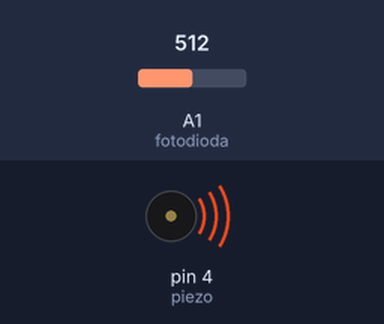
A sketch run on a simulated Arduino Uno, built with avr-gcc and run on an emulated ATmega328P. Parts: buzzer (waves = sounding). The test bench sets the inputs (shaded band); at power-on: A1 (fotodioda) = 512. Random numbers use the default seed unless the sketch sets one.

Above: at 0.1 s.
At 115.1 s:
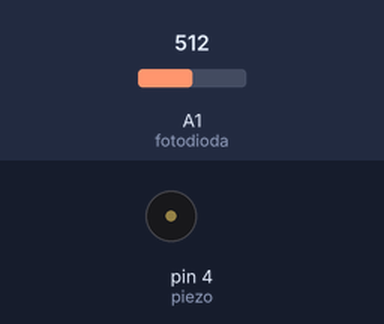
Timing chart, 0 to 116.6 s (numbered marks = the images above):
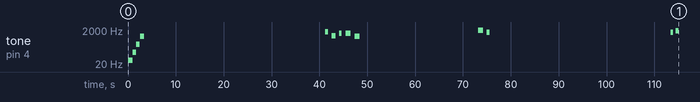

Measured:
- by itself, tone on pin 4 (piezo): plays 33 Hz for 1.0 s, 100 Hz for 0.75 s, 300 Hz for 0.75 s, 849 Hz for 0.77 s, 1544 Hz for 0.58 s, 909 Hz for 0.84 s … (13 notes in this stretch)

The sketch:

perkeleblaster_420.ino
```cpp
//The glorious PERKELE BLASTER 420, product of Finland. Haista vittu 05/2021


const int piezo = 4; // přiřadí vývody ke svým jménům
const int fotodioda = 1;
int lightlevel = 0; // osvětlení učebny
int ticho = 10;  // určuje délku ticha mezi skupinami
int kmitocet = 1000; // určuje kmitočet písknutí
int n = 1;  // určuje počet písknutí v jedné skupině
int perioda = 100;  // určuje délku samotných písknutí
int mezera = 100;  // určuje krátké mezery uvnitř skupiny
int persing = 1000;  // počítá skupiny písknutí
int persing_treshold = 50; // Mez při které se rozjede odměna

void setup() {


pinMode(piezo, OUTPUT);  // nastaví použité vývody
pinMode(fotodioda, INPUT);
}

void loop() {
lightlevel = analogRead(fotodioda); //navzorkuje hodnotu osvětlení
if (lightlevel > 3){ //Tady Perkele rozhoduje, zda se v učebně svítí


if (persing > persing_treshold){ // tady Perkele odměňuje dobrovolně zůčastněné 😉 rozjezdem 163.
  tone(piezo, 33, 1000);
  delay(1000);
  tone(piezo, 100, 750);
  delay(750);
  tone(piezo, 300, 750);
  delay(750);
  persing = 0;
  persing_treshold = random(100, 120);
  delay(100);

};
for(n; n > 0;n--){  // Když se do mně strčí bombon, vydám krásný zvučný tón !
  kmitocet = random(800, 2000);
  perioda = random(300, 1200);
  mezera = random(400, 1000);
  tone(piezo,kmitocet , perioda);
  delay(mezera+perioda);

}
persing++;  //Perkele inkrementuje počítadlo odměny
n = random(1, 7); // Perkele vybere počet pípnutí v nadcházející provokaci

ticho = random(15, 40); // po dobu v tomto intervalu Perkele nepíská
for(ticho; ticho > 0; ticho--){// Perkele čeká po dobu ticha
delay(1000);
}
}
else {
delay(1000); //Po tuto periodu Perkele čeká mezi vzorky čidla (když se nesvítí)
}
}
```
